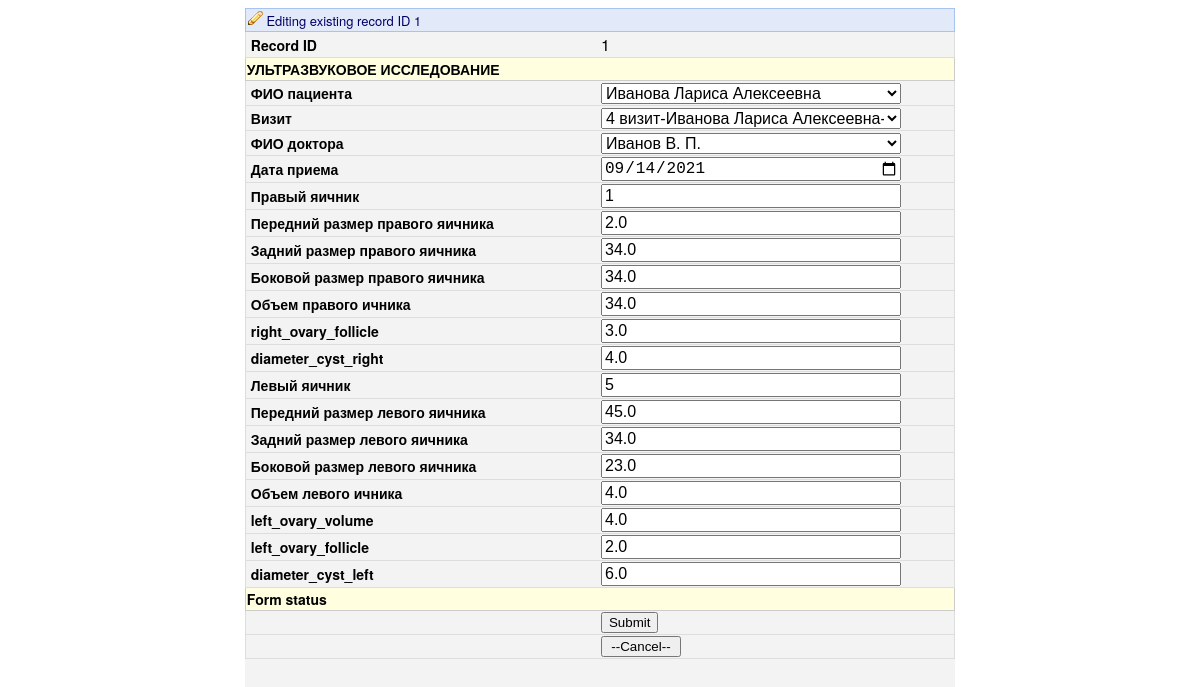
Screenshot of /update_ultrasound/1 (signed in) with the database file from the repository.
### PCOS_diag/apps/patients/models.py (models this page shows, shortened)
class Ultrasound(models.Model):
	patient_key			= models.ForeignKey(Patient,  on_delete=models.CASCADE)
	visit_key			= models.ForeignKey(Visit,  on_delete=models.CASCADE)
	doctor_key			= models.ForeignKey(Doctor, on_delete=models.CASCADE)
	left_ovary_key 			= models.IntegerField()
	right_ovary_key 		= models.IntegerField()
	date 				= models.DateField()
	right_ovary_volume  = models.FloatField()
	right_ovary_follicle= models.FloatField()
	diameter_cyst_right = models.FloatField()
	left_ovary_volume	= models.FloatField()
	left_ovary_follicle	= models.FloatField()
	diameter_cyst_left	= models.FloatField()
	left_ovary_front	= models.FloatField()
	right_ovary_front	= models.FloatField()
	left_ovary_posterior	= models.FloatField()
	right_ovary_posterior	= models.FloatField()
	left_ovary_side		= models.FloatField()
	right_ovary_side	= models.FloatField()

### PCOS_diag/apps/patients/views.py (the view)
# urls.py: path('update_ultrasound/<str:pk>', views.update_ultrasound, name='update_ultrasound'),
@login_required(login_url='/login_user')
def update_ultrasound(request, pk):
	ultrasound=Ultrasound.objects.get(id=pk)
	form= UltrasoundForm(instance=ultrasound)
	if request.method=='POST':
		form=UltrasoundForm(request.POST, instance=ultrasound)
		if form.is_valid():
			form.save()
			return redirect('/ultrasounds_list')
	context = {'form':form, 'new':''}
	return render(request, 'forms/ultrasound_form.html', context)

### PCOS_diag/apps/patients/models.py (called while the page is built)
	def __str__(self):
		return self.name_doctor

	def __str__(self):
		return self.name_patient

	def __str__(self):
		return self.name_visit+"-"+str(self.patient_key)+"-"+str(self.date)

### PCOS_diag/templates/forms/ultrasound_form.html (shortened to what this page needs)
<!{% load static %}
<!DOCTYPE html>
<html lang="en">
<head>
	<link rel="stylesheet" href="{% static 'css/style_form.css' %}" />
</head>
<body>
<div class="draw_field">
<table class="table_" style="display:table;">
	<tr class="sheet_name" >
		<td colspan="2">
			{%if new is 1 %}
			<img src={% static 'img/pencil.png' %}> Editing new record
			{% else %}
			<img src={% static 'img/pencil.png' %}> Editing existing record ID {{form.instance.id}}
			{%  endif  %}
		</td>
	</tr>
	<tr class="table_string">
		<td class="table_string_left"> <a> Record ID </a> </td>
		<td class="table_string_right"> <label> {{form.instance.id}} </label> </td>
	</tr>
	<tr class="table_name" >
		<td colspan="2"> <a> УЛЬТРАЗВУКОВОЕ ИССЛЕДОВАНИЕ </a></td>
	</tr>
	<form  method="post" >
			<tr class="table_string">
				<td class="table_string_left"><a> ФИО пациента</a>
				</td>
				<td class="table_string_right"><a> {{form.patient_key}}</a>
				</td>
			</tr>
			<tr class="table_string">
				<td class="table_string_left"><a> Визит</a>
				</td>
				<td class="table_string_right"><a> {{form.visit_key}}</a>
				</td>
			</tr>
			<tr class="table_string">
				<td class="table_string_left"><a>ФИО доктора</a>
				</td>
				<td class="table_string_right"><a>{{form.doctor_key}}</a>
				</td>
			</tr>
			<tr class="table_string">
				<td class="table_string_left"><a> Дата приема</a>
				</td>
				<td class="table_string_right"><a> {{form.date}}</a>
				</td>
			</tr>
			<tr class="table_string">
				<td class="table_string_left"><a>Правый яичник</a>
				</td>
				<td class="table_string_right"><a> {{form.right_ovary_key}}</a>
				</td>
			</tr>
			<tr class="table_string">
				<td class="table_string_left"><a>Передний размер правого яичника</a>
				</td>
				<td class="table_string_right"><a> {{form.right_ovary_front}}</a>
				</td>
			</tr>
			<tr class="table_string">
				<td class="table_string_left"><a>Задний размер правого яичника</a>
				</td>
				<td class="table_string_right"><a> {{form.right_ovary_posterior}}</a>
				</td>
			</tr>
			<tr class="table_string">
				<td class="table_string_left"><a>Боковой размер правого яичника</a>
				</td>
				<td class="table_string_right"><a> {{form.right_ovary_side}}</a>
				</td>
			</tr>
			<tr class="table_string">
				<td class="table_string_left"><a>Объем правого ичника</a>
				</td>
				<td class="table_string_right"><a> {{form.right_ovary_volume}}</a>
				</td>
			</tr>
			<tr class="table_string">
				<td class="table_string_left"><a>right_ovary_follicle</a>
				</td>
				<td class="table_string_right"><a> {{form.right_ovary_follicle}}</a>
				</td>
			</tr>
			<tr class="table_string">
				<td class="table_string_left"><a>diameter_cyst_right</a>
				</td>
				<td class="table_string_right"><a>{{form.diameter_cyst_right}}</a>
				</td>
			</tr>
			<tr class="table_string">
				<td class="table_string_left"><a>Левый яичник</a>
				</td>
				<td class="table_string_right"><a> {{form.left_ovary_key}}</a>
				</td>
			</tr>
			<tr class="table_string">
				<td class="table_string_left"><a>Передний размер левого яичника</a>
				</td>
				<td class="table_string_right"><a> {{form.left_ovary_front}}</a>
				</td>
			</tr>
			<tr class="table_string">
				<td class="table_string_left"><a>Задний размер левого яичника</a>
				</td>
				<td class="table_string_right"><a> {{form.left_ovary_posterior}}</a>
				</td>
			</tr>
			<tr class="table_string">
				<td class="table_string_left"><a>Боковой размер левого яичника</a>
				</td>
				<td class="table_string_right"><a> {{form.left_ovary_side}}</a>
				</td>
			</tr>
			<tr class="table_string">
				<td class="table_string_left"><a>Объем левого ичника</a>
				</td>
				<td class="table_string_right"><a> {{form.left_ovary_volume}}</a>
				</td>
			</tr>
			<tr class="table_string">
				<td class="table_string_left"><a>left_ovary_volume</a>
				</td>
				<td class="table_string_right"><a>{{form.left_ovary_volume}}</a>
				</td>
			</tr>
			<tr class="table_string">
				<td class="table_string_left"><a>left_ovary_follicle</a>
				</td>
				<td class="table_string_right"><a>{{form.left_ovary_follicle}}</a>
				</td>
			</tr>
			<tr class="table_string">
				<td class="table_string_left"><a>diameter_cyst_left</a>
				</td>
				<td class="table_string_right"><a>{{form.diameter_cyst_left}}</a>
				</td>
			</tr>
			<tr class="table_name" >
				<td colspan="2"> <a>Form status</a> </td>
			</tr>
			<tr class="table_string">
				<td class="table_string_left"><a></a>
				</td>
				<td class="table_string_right"><input type="submit" >
				</td>
			</tr>
			<tr class="table_string">
				<td class="table_string_left"><a></a>
				</td>
				<td class="table_string_right">	<button type="cancel" style="width:80px" onclick="window.location='/ultrasounds_list';return false;">--Cancel--</button>
				</td>
			</tr>
	</form>
</table>
</div>
</body>

### PCOS_diag/static/css/style_form.css (style rules this page uses)
body { font-family: "Helvetica Neue",Helvetica,"Helvetica Neue",Helvetica,Arial, Verdana,sans-serif; font-size: 12px; -webkit-text-size-adjust: none; color: #000000; line-height: normal; background-color: #fff; }
.draw_field { background: #F3F3F3; width: 60%; height: 100%; margin-left: auto; margin-right: auto; }
.table_ { border: 1px solid #DDDDDD; padding: 0; background: #F3F3F3; width: 100%; border-collapse: collapse; }
.table_string { display: table-row; border: 1px solid #DDDDDD; }
.table_string_left { font-size: 14px; padding: 2px; font-weight: bold; padding-left: 5px; padding-right: 5px; width: 50%;\ }
.table_string_right { position: static; display: table-cell; float: none; width: 50%; font-size: 16px; }
.table_name { padding-left: 5px; padding-right: 5px; font-size: 14px; display: table-row; background: #FFFFE0; text-align: Left; font-weight: bold; border: 1px solid #CCCCCC; }
.sheet_name { font: normal 13px "Helvetica Neue",Helvetica,Arial, Helvetica, sans-serif; padding: 6px; border: 1px solid #A7C3F1; color: #000066; max-width: 800px; background-color: #E2EAFA; }
#id_name_patient, #id_patient_key, #id_doctor_key, #id_name_visit, #id_age_visit, #id_visit_key { width: 300px; font-size: 16px; }
#id_right_ovary_volume, #id_right_ovary_follicle, #id_diameter_cyst_right, #id_left_ovary_volume, #id_left_ovary_follicle, #id_diameter_cyst_left, #id_day_mens_prl, #id_value_testosteron, #id_value_testosteron_unit_key, #id_value_shbg, #id_value_shbg_unit_key, #id_value_dheas, #id_value_dheas_unit_key, #id_value_tsh, #id_value_tsh_unit_key, #id_value_17hp, #id_value_17hp_unit_key, #id_value_prl, #id_value_prl_unit_key, #id_left_ovary_key, #id_right_ovary_key, #id_left_ovary_front, #id_right_ovary_front, #id_left_ovary_posterior, #id_right_ovary_posterior, #id_left_ovary_side, #id_right_ovary_side { width: 300px; font-size: 16px; }
#id_day_of_birth, #id_date { width: 300px; font-size: 16px; }

### rows the page displays
Ultrasound: instance.id "1", patient_key "Иванова Лариса Алексеевна", visit_key "4 визит-Иванова Лариса Алексеевна-2021-09-03", doctor_key "Иванов В. П.", date "09/14/2021", right_ovary_key "1", right_ovary_front "2.0", right_ovary_posterior "34.0", right_ovary_side "34.0", right_ovary_volume "34.0", right_ovary_follicle "3.0", diameter_cyst_right "4.0", left_ovary_key "5", left_ovary_front "45.0", left_ovary_posterior "34.0", left_ovary_side "23.0", left_ovary_volume "4.0", left_ovary_follicle "2.0", diameter_cyst_left "6.0"
